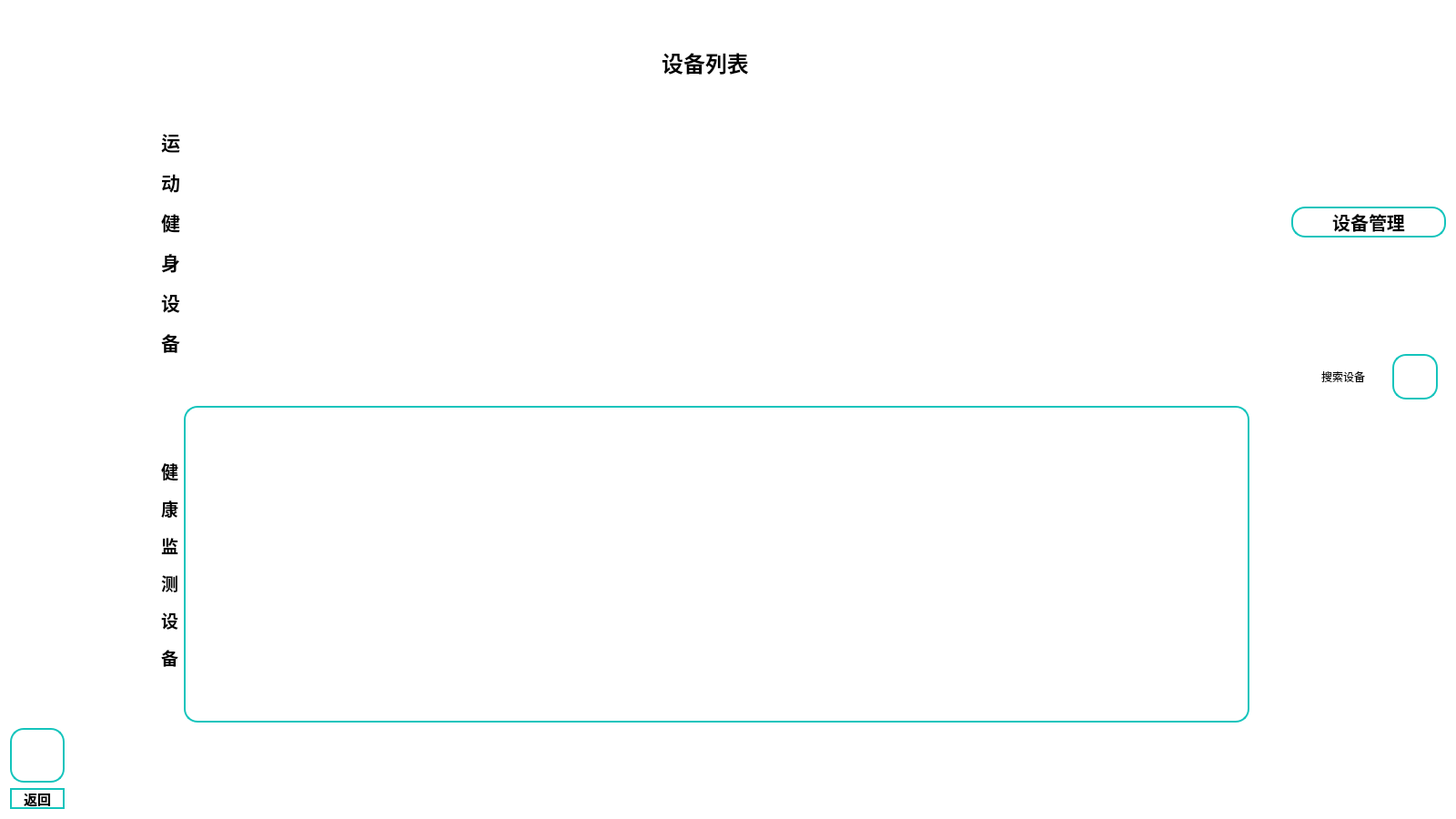
<?xml version="1.0" encoding="UTF-8"?>
<ui version="4.0">
 <class>EquipSettingWindow</class>
 <widget class="QWidget" name="EquipSettingWindow">
  <property name="geometry">
   <rect>
    <x>0</x>
    <y>0</y>
    <width>1600</width>
    <height>900</height>
   </rect>
  </property>
  <property name="windowTitle">
   <string>Form</string>
  </property>
  <property name="styleSheet">
   <string notr="true">background-color: rgb(255, 255, 255);
border-radius:15px;</string>
  </property>
  <layout class="QGridLayout" name="gridLayout_2">
   <item row="2" column="3">
    <spacer name="horizontalSpacer">
     <property name="orientation">
      <enum>Qt::Horizontal</enum>
     </property>
     <property name="sizeType">
      <enum>QSizePolicy::Fixed</enum>
     </property>
     <property name="sizeHint" stdset="0">
      <size>
       <width>40</width>
       <height>20</height>
      </size>
     </property>
    </spacer>
   </item>
   <item row="0" column="2">
    <spacer name="verticalSpacer_8">
     <property name="orientation">
      <enum>Qt::Vertical</enum>
     </property>
     <property name="sizeHint" stdset="0">
      <size>
       <width>20</width>
       <height>40</height>
      </size>
     </property>
    </spacer>
   </item>
   <item row="2" column="2" rowspan="2">
    <layout class="QVBoxLayout" name="verticalLayout_5">
     <item>
      <widget class="QLabel" name="label_7">
       <property name="font">
        <font>
         <pointsize>18</pointsize>
         <weight>75</weight>
         <bold>true</bold>
        </font>
       </property>
       <property name="text">
        <string>设备列表</string>
       </property>
       <property name="alignment">
        <set>Qt::AlignCenter</set>
       </property>
      </widget>
     </item>
     <item>
      <layout class="QVBoxLayout" name="verticalLayout_3">
       <item>
        <layout class="QHBoxLayout" name="horizontalLayout">
         <item>
          <widget class="QLabel" name="label_5">
           <property name="text">
            <string>&lt;html&gt;&lt;head/&gt;&lt;body&gt;&lt;p&gt;&lt;span style=&quot; font-size:16pt; font-weight:600;&quot;&gt;运&lt;/span&gt;&lt;/p&gt;&lt;p&gt;&lt;span style=&quot; font-size:16pt; font-weight:600;&quot;&gt;动&lt;/span&gt;&lt;/p&gt;&lt;p&gt;&lt;span style=&quot; font-size:16pt; font-weight:600;&quot;&gt;健&lt;/span&gt;&lt;/p&gt;&lt;p&gt;&lt;span style=&quot; font-size:16pt; font-weight:600;&quot;&gt;身&lt;/span&gt;&lt;/p&gt;&lt;p&gt;&lt;span style=&quot; font-size:16pt; font-weight:600;&quot;&gt;设&lt;/span&gt;&lt;/p&gt;&lt;p&gt;&lt;span style=&quot; font-size:16pt; font-weight:600;&quot;&gt;备&lt;/span&gt;&lt;/p&gt;&lt;/body&gt;&lt;/html&gt;</string>
           </property>
           <property name="alignment">
            <set>Qt::AlignCenter</set>
           </property>
          </widget>
         </item>
         <item>
          <widget class="QListWidget" name="FitnessEquipmentListWidget">
           <property name="styleSheet">
            <string notr="true">border:2px solid rgb(20,196,188);border-radius:15px;
QListWidget::item{height:339px;width:100px};</string>
           </property>
          </widget>
         </item>
        </layout>
       </item>
       <item>
        <layout class="QHBoxLayout" name="horizontalLayout_2">
         <item>
          <widget class="QLabel" name="label_6">
           <property name="text">
            <string>&lt;html&gt;&lt;head/&gt;&lt;body&gt;&lt;p&gt;&lt;span style=&quot; font-size:14pt; font-weight:600;&quot;&gt;健&lt;/span&gt;&lt;/p&gt;&lt;p&gt;&lt;span style=&quot; font-size:14pt; font-weight:600;&quot;&gt;康&lt;/span&gt;&lt;/p&gt;&lt;p&gt;&lt;span style=&quot; font-size:14pt; font-weight:600;&quot;&gt;监&lt;/span&gt;&lt;/p&gt;&lt;p&gt;&lt;span style=&quot; font-size:14pt; font-weight:600;&quot;&gt;测&lt;/span&gt;&lt;/p&gt;&lt;p&gt;&lt;span style=&quot; font-size:14pt; font-weight:600;&quot;&gt;设&lt;/span&gt;&lt;/p&gt;&lt;p&gt;&lt;span style=&quot; font-size:14pt; font-weight:600;&quot;&gt;备&lt;/span&gt;&lt;/p&gt;&lt;/body&gt;&lt;/html&gt;</string>
           </property>
           <property name="alignment">
            <set>Qt::AlignCenter</set>
           </property>
          </widget>
         </item>
         <item>
          <widget class="QListWidget" name="monitoringEqipmentListWidget_2">
           <property name="styleSheet">
            <string notr="true">border:2px solid rgb(20,196,188);border-radius:15px;
</string>
           </property>
          </widget>
         </item>
        </layout>
       </item>
      </layout>
     </item>
    </layout>
   </item>
   <item row="2" column="4">
    <layout class="QVBoxLayout" name="verticalLayout_2">
     <item>
      <layout class="QVBoxLayout" name="verticalLayout"/>
     </item>
     <item>
      <widget class="QLabel" name="label_2">
       <property name="minimumSize">
        <size>
         <width>170</width>
         <height>170</height>
        </size>
       </property>
       <property name="maximumSize">
        <size>
         <width>170</width>
         <height>170</height>
        </size>
       </property>
       <property name="styleSheet">
        <string notr="true">border-image: url(:/icon/EquipmentSettingWindow/setting.png);</string>
       </property>
       <property name="text">
        <string/>
       </property>
      </widget>
     </item>
     <item>
      <widget class="QLabel" name="label_4">
       <property name="font">
        <font>
         <pointsize>15</pointsize>
         <weight>75</weight>
         <bold>true</bold>
        </font>
       </property>
       <property name="styleSheet">
        <string notr="true">border:2px solid rgb(20,196,188);border-radius:15px;</string>
       </property>
       <property name="text">
        <string>设备管理</string>
       </property>
       <property name="alignment">
        <set>Qt::AlignCenter</set>
       </property>
      </widget>
     </item>
     <item>
      <spacer name="verticalSpacer_2">
       <property name="orientation">
        <enum>Qt::Vertical</enum>
       </property>
       <property name="sizeHint" stdset="0">
        <size>
         <width>20</width>
         <height>40</height>
        </size>
       </property>
      </spacer>
     </item>
     <item>
      <spacer name="verticalSpacer_5">
       <property name="orientation">
        <enum>Qt::Vertical</enum>
       </property>
       <property name="sizeHint" stdset="0">
        <size>
         <width>20</width>
         <height>40</height>
        </size>
       </property>
      </spacer>
     </item>
     <item>
      <spacer name="verticalSpacer_6">
       <property name="orientation">
        <enum>Qt::Vertical</enum>
       </property>
       <property name="sizeHint" stdset="0">
        <size>
         <width>20</width>
         <height>40</height>
        </size>
       </property>
      </spacer>
     </item>
     <item>
      <widget class="QGroupBox" name="groupBox">
       <property name="minimumSize">
        <size>
         <width>0</width>
         <height>0</height>
        </size>
       </property>
       <property name="styleSheet">
        <string notr="true"/>
       </property>
       <property name="title">
        <string/>
       </property>
       <layout class="QGridLayout" name="gridLayout">
        <item row="2" column="0">
         <spacer name="verticalSpacer">
          <property name="orientation">
           <enum>Qt::Vertical</enum>
          </property>
          <property name="sizeHint" stdset="0">
           <size>
            <width>20</width>
            <height>40</height>
           </size>
          </property>
         </spacer>
        </item>
        <item row="0" column="0">
         <layout class="QHBoxLayout" name="horizontalLayout_3">
          <item>
           <widget class="QLabel" name="label_3">
            <property name="minimumSize">
             <size>
              <width>0</width>
              <height>0</height>
             </size>
            </property>
            <property name="text">
             <string>搜索设备</string>
            </property>
            <property name="alignment">
             <set>Qt::AlignCenter</set>
            </property>
           </widget>
          </item>
          <item>
           <widget class="QPushButton" name="searchPushButton">
            <property name="minimumSize">
             <size>
              <width>50</width>
              <height>50</height>
             </size>
            </property>
            <property name="maximumSize">
             <size>
              <width>50</width>
              <height>50</height>
             </size>
            </property>
            <property name="styleSheet">
             <string notr="true">
QPushButton{border:2px solid rgb(20,196,188);border-radius:15px;border-image: url(:/icon/EquipmentSettingWindow/search.png);
}


QPushButton:hover{background-color: rgb(246, 245, 244);border:none;border-image: url(:/icon/EquipmentSettingWindow/search.png);
}
</string>
            </property>
            <property name="text">
             <string/>
            </property>
           </widget>
          </item>
         </layout>
        </item>
        <item row="3" column="0">
         <widget class="QLabel" name="equipmentStatus">
          <property name="text">
           <string/>
          </property>
         </widget>
        </item>
        <item row="1" column="0">
         <spacer name="verticalSpacer_7">
          <property name="orientation">
           <enum>Qt::Vertical</enum>
          </property>
          <property name="sizeHint" stdset="0">
           <size>
            <width>20</width>
            <height>40</height>
           </size>
          </property>
         </spacer>
        </item>
       </layout>
      </widget>
     </item>
    </layout>
   </item>
   <item row="3" column="1">
    <spacer name="horizontalSpacer_2">
     <property name="orientation">
      <enum>Qt::Horizontal</enum>
     </property>
     <property name="sizeType">
      <enum>QSizePolicy::Fixed</enum>
     </property>
     <property name="sizeHint" stdset="0">
      <size>
       <width>100</width>
       <height>20</height>
      </size>
     </property>
    </spacer>
   </item>
   <item row="3" column="4" rowspan="2">
    <spacer name="verticalSpacer_4">
     <property name="orientation">
      <enum>Qt::Vertical</enum>
     </property>
     <property name="sizeHint" stdset="0">
      <size>
       <width>20</width>
       <height>435</height>
      </size>
     </property>
    </spacer>
   </item>
   <item row="3" column="0">
    <spacer name="verticalSpacer_3">
     <property name="orientation">
      <enum>Qt::Vertical</enum>
     </property>
     <property name="sizeHint" stdset="0">
      <size>
       <width>20</width>
       <height>40</height>
      </size>
     </property>
    </spacer>
   </item>
   <item row="4" column="0">
    <layout class="QVBoxLayout" name="verticalLayout_4">
     <item>
      <widget class="QPushButton" name="returnBefore">
       <property name="enabled">
        <bool>true</bool>
       </property>
       <property name="minimumSize">
        <size>
         <width>60</width>
         <height>60</height>
        </size>
       </property>
       <property name="styleSheet">
        <string notr="true">
QPushButton{border:2px solid rgb(20,196,188);border-radius:15px;;border-image: url(:/icon/EquipmentSettingWindow/return.png);}


QPushButton:hover{background-color: rgb(246, 245, 244);border:none;border-image: url(:/icon/EquipmentSettingWindow/return.png);}
</string>
       </property>
       <property name="text">
        <string/>
       </property>
       <property name="iconSize">
        <size>
         <width>20</width>
         <height>20</height>
        </size>
       </property>
       <property name="autoDefault">
        <bool>false</bool>
       </property>
      </widget>
     </item>
     <item>
      <widget class="QLabel" name="label">
       <property name="maximumSize">
        <size>
         <width>16777215</width>
         <height>23</height>
        </size>
       </property>
       <property name="font">
        <font>
         <pointsize>11</pointsize>
         <weight>75</weight>
         <bold>true</bold>
        </font>
       </property>
       <property name="styleSheet">
        <string notr="true">border:2px solid rgb(20,196,188);border-radius:15px;</string>
       </property>
       <property name="text">
        <string>返回</string>
       </property>
       <property name="alignment">
        <set>Qt::AlignCenter</set>
       </property>
      </widget>
     </item>
    </layout>
   </item>
   <item row="1" column="2">
    <spacer name="verticalSpacer_9">
     <property name="orientation">
      <enum>Qt::Vertical</enum>
     </property>
     <property name="sizeType">
      <enum>QSizePolicy::Fixed</enum>
     </property>
     <property name="sizeHint" stdset="0">
      <size>
       <width>20</width>
       <height>40</height>
      </size>
     </property>
    </spacer>
   </item>
  </layout>
 </widget>
 <resources/>
 <connections/>
</ui>
